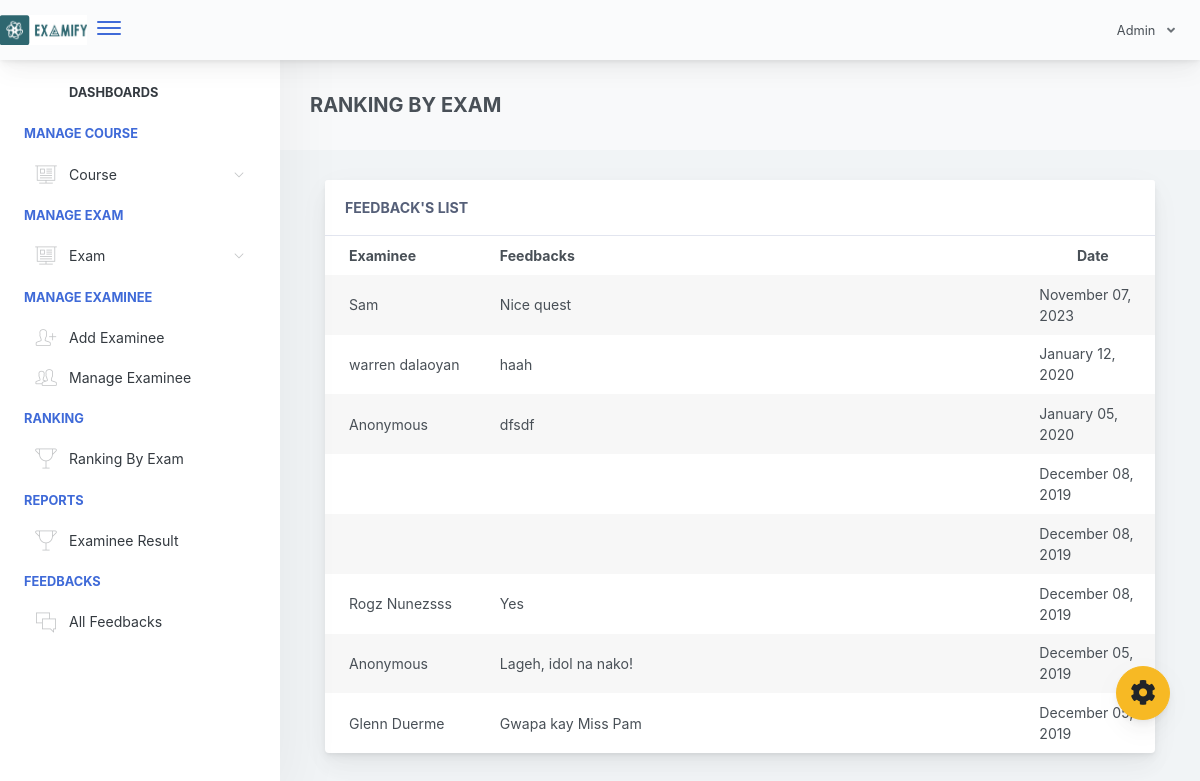
/adminpanel/admin/home.php?page=feedbacks (signed in), run on the app's committed database.
### tables this page shows
CREATE TABLE `feedbacks_tbl` (
  `fb_id` int(11) NOT NULL,
  `exmne_id` int(11) NOT NULL,
  `fb_exmne_as` varchar(1000) NOT NULL,
  `fb_feedbacks` varchar(1000) NOT NULL,
  `fb_date` varchar(1000) NOT NULL
);

### adminpanel/admin/pages/feedbacks.php (the view, shortened to what this page needs)
<div class="app-main__outer">
        <div class="app-main__inner">
                <div class="app-page-title">
                <div class="page-title-wrapper">
                    <div class="page-title-heading">
                        <div><b>RANKING BY EXAM</b></div>
                    </div>
                </div>
                </div>
                 <div class="col-md-12">
                <div class="main-card mb-3 card">
                    <div class="card-header">Feedback's List
                    </div>
                    <div class="table-responsive">
                        <table class="align-middle mb-0 table table-borderless table-striped table-hover" id="tableList">
                            <thead>
                            <tr>
                                <th class="text-left pl-4" width="20%">Examinee</th>
                                <th class="text-left ">Feedbacks</th>
                                <th class="text-center" width="15%">Date</th>
                            </tr>
                            </thead>
                            <tbody>
                              <?php
                                $selExam = $conn->query("SELECT * FROM feedbacks_tbl ORDER BY fb_id DESC ");
                                if($selExam->rowCount() > 0)
                                {
                                    while ($selExamRow = $selExam->fetch(PDO::FETCH_ASSOC)) { ?>
                                        <tr>
                                            <td class="pl-4"><?php echo $selExamRow['fb_exmne_as']; ?></td>
                                            <td><?php echo $selExamRow['fb_feedbacks']; ?></td>
                                            <td><?php echo $selExamRow['fb_date']; ?></td>
                                        </tr>
                                    <?php }
                                }
                               ?>
                            </tbody>
                        </table>
                    </div>
                </div>
            </div>
</div>

### data on the page
feedbacks_tbl: fb_exmne_as "Sam", fb_feedbacks "Nice quest", fb_date "November 07, 2023"
feedbacks_tbl: fb_exmne_as "warren dalaoyan", fb_feedbacks "haah", fb_date "January 12, 2020"
feedbacks_tbl: fb_exmne_as "Anonymous", fb_feedbacks "dfsdf", fb_date "January 05, 2020"
feedbacks_tbl: fb_date "December 08, 2019"
feedbacks_tbl: fb_date "December 08, 2019"
feedbacks_tbl: fb_exmne_as "Rogz Nunezsss", fb_feedbacks "Yes", fb_date "December 08, 2019"
feedbacks_tbl: fb_exmne_as "Anonymous", fb_feedbacks "Lageh, idol na nako!", fb_date "December 05, 2019"
feedbacks_tbl: fb_exmne_as "Glenn Duerme", fb_feedbacks "Gwapa kay Miss Pam", fb_date "December 05, 2019"
